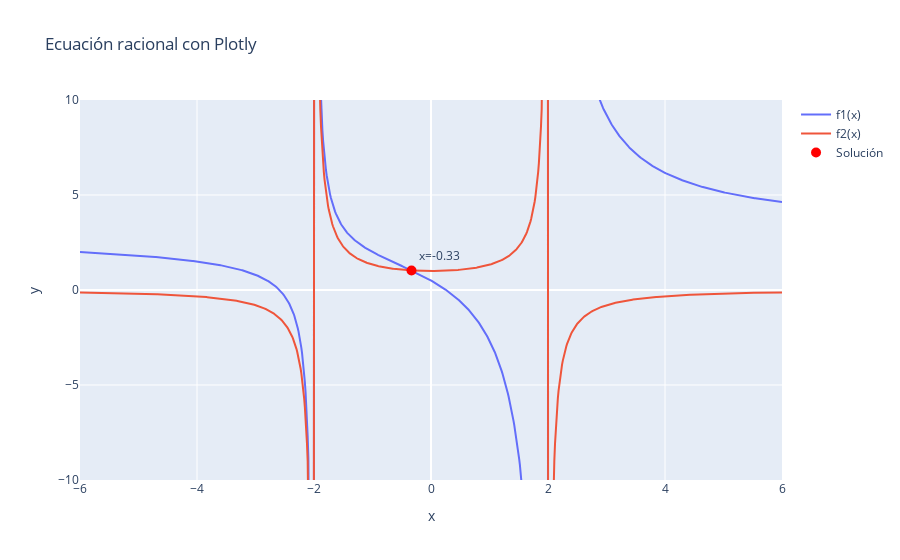

Here is the notebook cell this chart was saved with:
### Code cell
# --- Gráfico con Matplotlib ---
f1 = sp.lambdify(x, (3*x)/(x-2) + 1/(x+2), 'numpy')
f2 = sp.lambdify(x, (-4)/(x**2 - 4), 'numpy')

xx = np.linspace(-6, 6, 1000)
xx = xx[(xx != 2) & (xx != -2)]  # evitar singularidades

plt.figure(figsize=(8,5))
plt.axhline(0, color='black', lw=0.7)
plt.axvline(0, color='black', lw=0.7)
plt.plot(xx, f1(xx), label="f1(x) = 3x/(x-2) + 1/(x+2)")
plt.plot(xx, f2(xx), label="f2(x) = -4/(x^2 - 4)")

# marcar soluciones
for s in soluciones_validas:
    plt.plot(float(s), f1(float(s)), 'ro')
    plt.annotate(f"x={s:.2f}", (float(s), f1(float(s))), xytext=(5,5), textcoords="offset points")

plt.ylim(-10, 10)
plt.legend()
plt.title("Solución gráfica de la ecuación racional")
plt.show()

# --- Gráfico interactivo con Plotly ---
fig = go.Figure()
fig.add_trace(go.Scatter(x=xx, y=f1(xx), mode='lines', name="f1(x)"))
fig.add_trace(go.Scatter(x=xx, y=f2(xx), mode='lines', name="f2(x)"))

for s in soluciones_validas:
    fig.add_trace(go.Scatter(x=[float(s)], y=[f1(float(s))],
                             mode='markers+text',
                             text=[f"x={s:.2f}"],
                             textposition="top right",
                             marker=dict(color='red', size=10),
                             name="Solución"))

fig.update_layout(title="Ecuación racional con Plotly",
                  xaxis_title="x", yaxis_title="y",
                  yaxis_range=[-10, 10])
fig.show()

### Figure 1 — Plotly figure (JSON) as saved in the notebook; plotly's stock layout.template omitted (floating-point values rounded to 4 significant figures; data arrays with more than 128 entries replaced by an {"elided": "..."} marker saying what was removed)
{"data": [{"mode": "lines", "name": "f1(x)", "type": "scatter", "x": {"elided": "998 float values"}, "y": {"elided": "998 float values"}}, {"mode": "lines", "name": "f2(x)", "type": "scatter", "x": {"elided": "998 float values"}, "y": {"elided": "998 float values"}}, {"marker": {"color": "red", "size": 10}, "mode": "markers+text", "name": "Solución", "text": ["x=-0.33"], "textposition": "top right", "type": "scatter", "x": [-0.3333], "y": [1.029]}], "layout": {"title": {"text": "Ecuación racional con Plotly"}, "xaxis": {"title": {"text": "x"}}, "yaxis": {"range": [-10, 10], "title": {"text": "y"}}}}
